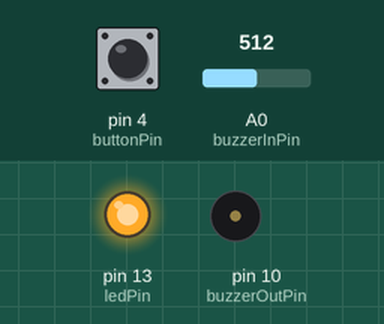
The sketch below on a simulated Arduino Uno, built with avr-gcc and run on an emulated ATmega328P. Parts: output pins drawn as LEDs (lit = HIGH), buzzer (waves = sounding). The test bench sets the inputs (shaded band); at power-on: pin 4 (buttonPin) HIGH, A0 (buzzerInPin) = 512. What the sketch prints to the serial monitor is not drawn.

Above: at 1.2 s.
1.3 s: pin 4 (buttonPin) pulled LOW for 0.15 s
At 1.37 s:
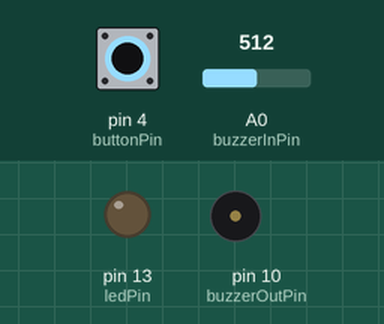
4.4 s: pin 4 (buttonPin) pulled LOW for 3.2 s
At 8.9 s:
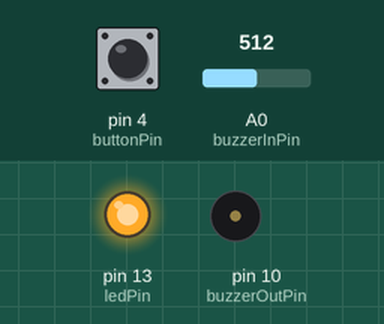
12.1 s: pin 4 (buttonPin) pulled LOW for 1 s
At 18.6 s:
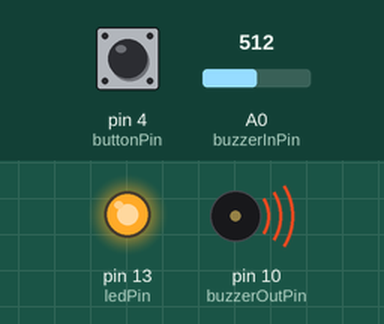
Timing chart, 0 to 20.1 s (numbered marks = the images above; inputs shaded):
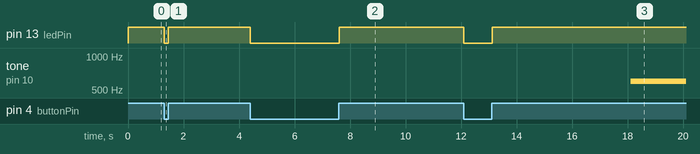

Measured:
- after the input at 1.3 s, pin 13 (ledPin): HIGH → LOW at once, → HIGH 0.16 s later
- after the input at 4.4 s, pin 13 (ledPin): HIGH → LOW at once, → HIGH 3.2 s later; tone on pin 10 (buzzerOutPin): stays silent (without the input it goes to 600 Hz after 2.1 s)
- after the input at 12.1 s, pin 13 (ledPin): HIGH → LOW at once, → HIGH 1.0 s later; tone on pin 10 (buzzerOutPin): silent → 600 Hz after 6.0 s instead of 0.51 s

The sketch:

Lab3.ino
```cpp
const int buzzerInPin = A0;
const int ledPin = 13;
const int buzzerOutPin = 10;
const int buttonPin = 4;

int buzzerValue = 0;
int ledState = LOW;
int buttonState = 1;
const int threshold = 1;
int currentTime = 0;
int timer = 0;
int ok=0;

void setup() {

  pinMode(buzzerInPin, INPUT);
  pinMode(buttonPin, INPUT_PULLUP);
  pinMode(ledPin, OUTPUT);
  pinMode(buzzerOutPin, OUTPUT);
  Serial.begin(9600);
}

void loop() {
  buzzerValue = analogRead(buzzerInPin);

  if(buzzerValue!=0)
    Serial.println(buzzerValue);

  if (buzzerValue > threshold && ok == 0)
  {
    ok=1;
    Serial.println("A batut ");
    ledState = HIGH;
    timer=millis();
  }
    if ((millis()- timer) >= 5000 && ok == 1)
      tone(buzzerOutPin, 600);

    buttonState = digitalRead(buttonPin);

    if (buttonState == LOW && ok == 1)
      {
        noTone(buzzerOutPin);
        ok=0;
        ledState=LOW;
      }
    digitalWrite(ledPin, ledState);
  }
```
